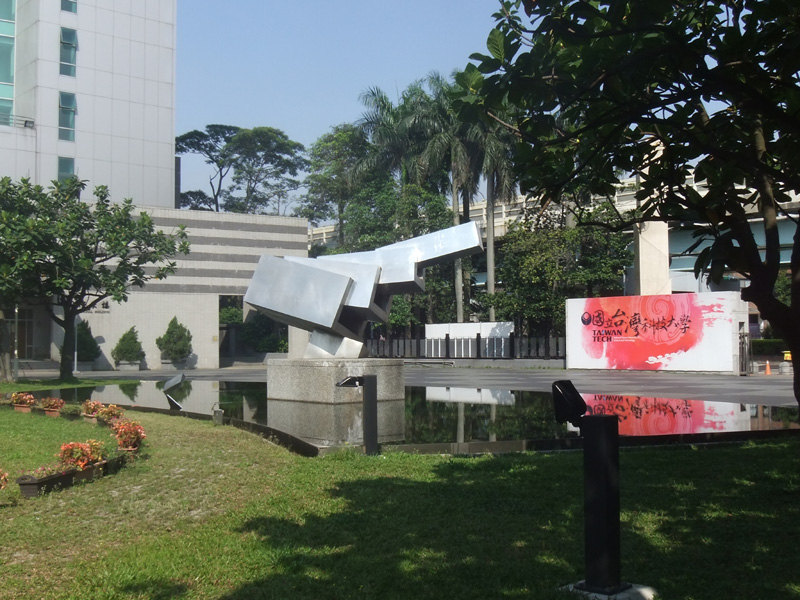
#> input picture 實作練習/opencv-view/data/ntust.jpg, 800 x 600 px
$ python '模糊化與銳利化.py'
#> lines starting #> are read from the running program, lines starting #| are printed output that depends on the picture
import cv2  # 載入opencv模組
import numpy as np  # 載入numpy模組
path = "data/ntust.jpg"

def sharpening(pos): #自定義影像模糊化/銳化函式
    t = cv2.getTrackbarPos('sharpness', 'images')  #讀取滑桿數值 t

    if (t<17): ## 用 ksize x ksize 大小的範圍用高斯模糊模糊原圖
        ksize = 2*(17 - t)+1 #必須是奇數
        dst = cv2.GaussianBlur(img, (ksize, ksize), 0)
        str1 = 'Blurring (' + str(ksize) + 'x' + str(ksize) + ')'

    elif (t>=17): ## 用遮色片銳利化(USM)
        n = t - 17
        dst = cv2.GaussianBlur(img, (7,7), 0)
        dst = cv2.addWeighted(img, 1+n/3.0, dst, -n/3.0, 0)
        str1 = 'Sharping (' + str(round(n/3, 2)) + ')'

    cv2.rectangle(dst, (10, 20), (240, 70), 0, -1) #文字的黑色背景框
    cv2.putText(dst , str1, (20, 50), cv2.FONT_HERSHEY_SIMPLEX,
                0.8, (255 - t*(255/34), 255, t*(255/34)), 2)    #變色文字
    output = np.hstack([img, dst]) #水平排列 img 與 dst
    cv2.imshow('images', output)  #顯示處理後的影像

print('模糊化與銳利化：按 r 鍵重設滑桿數值, 按 esc 離開')
img = cv2.imread(path)
#> img is the input picture: shape (600, 800, 3); mean B, G, R 91.9, 100.2, 95.1
h, w, ch = img.shape
#> h = 600; w = 800; ch = 3
img = cv2.resize(img, (600, int(600*h/w))) #使影像寬度= 600 px
#> img: shape (450, 600, 3)
cv2.namedWindow('images')
cv2.imshow('images', img)
cv2.createTrackbar('sharpness', 'images', 17, 34, sharpening) #建立滑桿
sharpening(0) #初始化
#> in sharpening, `dst = cv2.GaussianBlur(img, (7,7), 0)`:
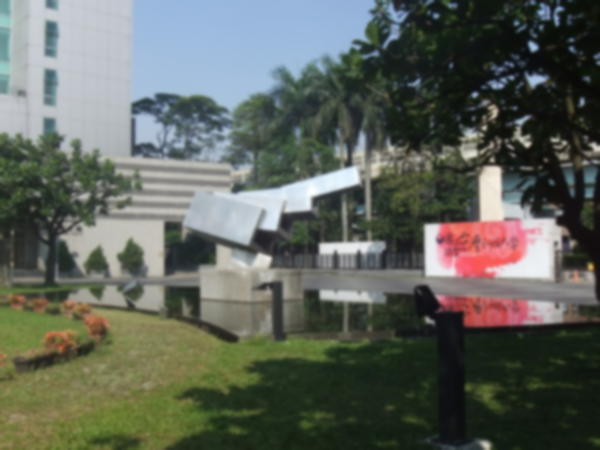
#> dst: shape (450, 600, 3); mean B, G, R 91.8, 100.2, 95
#> in sharpening, `cv2.putText(dst , str1, (20, 50), cv2.FONT_HERSHEY_SIMPLEX, 0.8, (255 ..`:
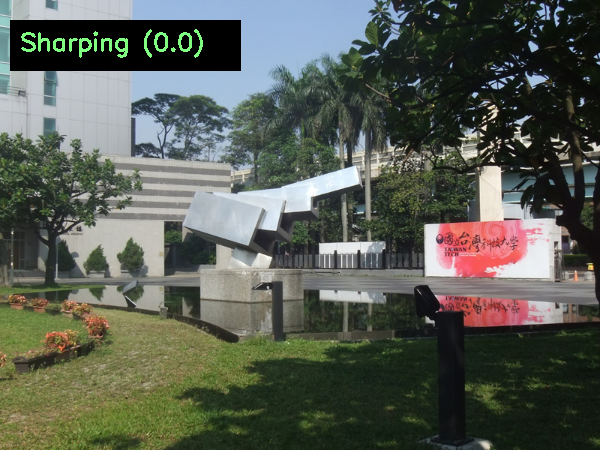
#> dst: shape (450, 600, 3); mean B, G, R 83.3, 93.1, 88.1
#> in sharpening, `output = np.hstack([img, dst])`:
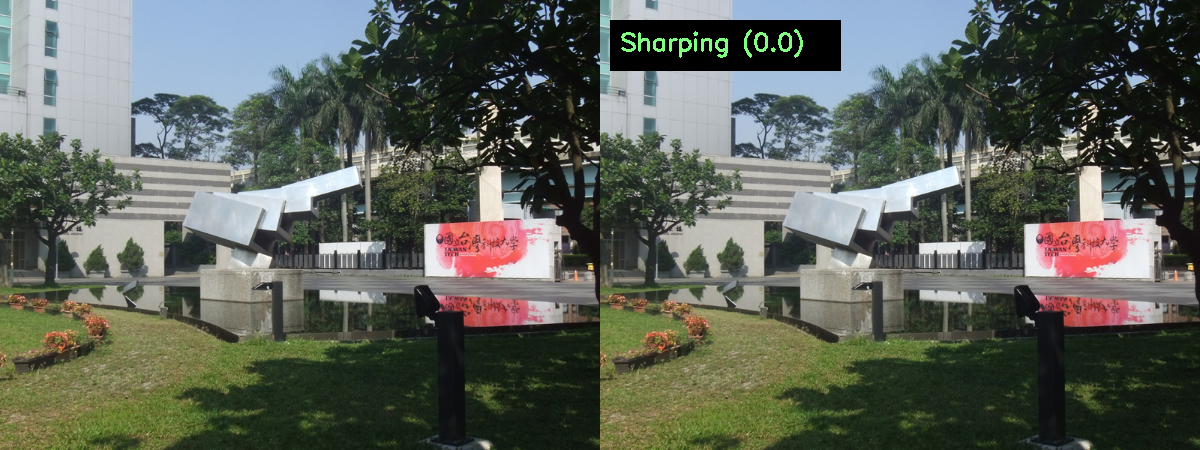
#> output: shape (450, 1200, 3); mean B, G, R 87.6, 96.6, 91.5

while(1):
    k = cv2.waitKey(20) & 0xFF
#> (key Esc is pressed here)
    if k == 27: #如果是 Esc (ASCII 第27號)，脫離迴圈
        break
    elif k==ord('r'): #按 "r" 鍵重設滑桿數值
         cv2.setTrackbarPos('sharpness','images', 17)
         sharpening(0)

# 關閉所有視窗
cv2.destroyAllWindows()

$ run again, with 實作練習/opencv-view/data/1.jpg copied over 實作練習/opencv-view/data/ntust.jpg
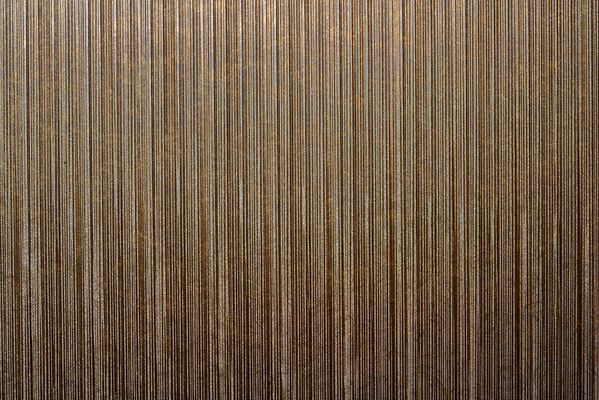
#> input picture 實作練習/opencv-view/data/1.jpg, 599 x 400 px
#> img is the input picture: shape (400, 599, 3); mean B, G, R 72.9, 93.9, 115
#> img: shape (400, 600, 3)
#> in sharpening, `cv2.putText(dst , str1, (20, 50), cv2.FONT_HERSHEY_SIMPLEX, 0.8, (255 ..`:
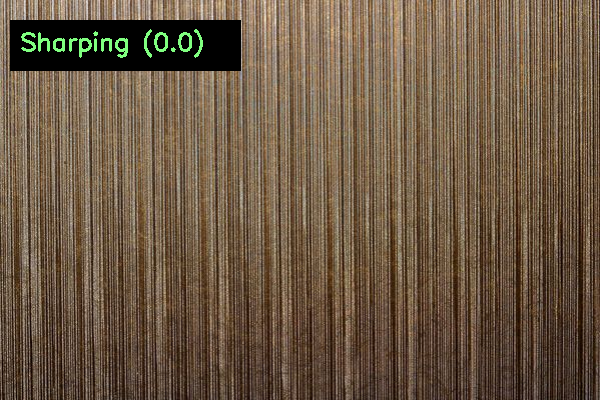
#> dst: shape (400, 600, 3); mean B, G, R 68.6, 89.2, 108.6
#> in sharpening, `output = np.hstack([img, dst])`:
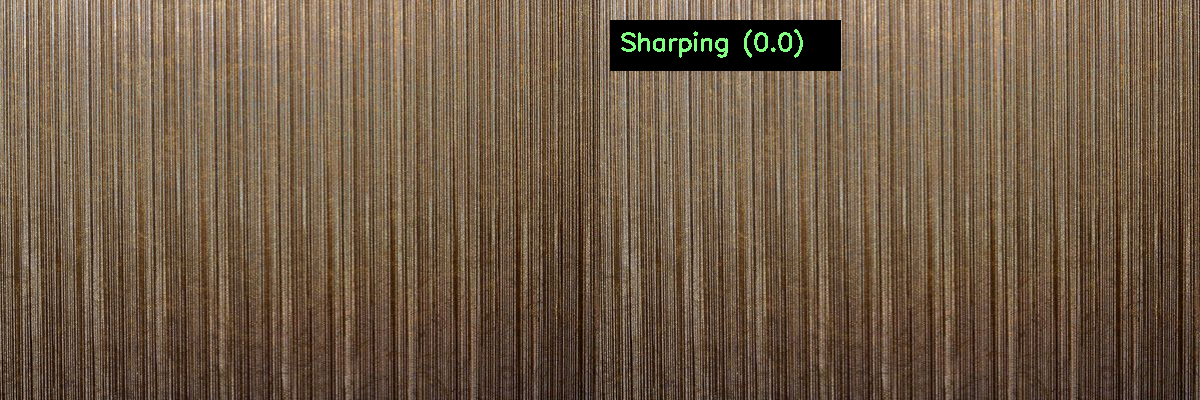
#> output: shape (400, 1200, 3); mean B, G, R 70.7, 91.6, 111.8

$ run again, with 實作練習/opencv-view/data/3.jpg copied over 實作練習/opencv-view/data/ntust.jpg
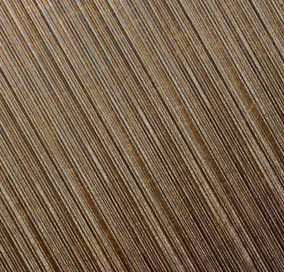
#> input picture 實作練習/opencv-view/data/3.jpg, 284 x 272 px
#> img is the input picture: shape (272, 284, 3); mean B, G, R 74.5, 97.4, 119
#> img: shape (574, 600, 3)
#> in sharpening, `cv2.putText(dst , str1, (20, 50), cv2.FONT_HERSHEY_SIMPLEX, 0.8, (255 ..`:
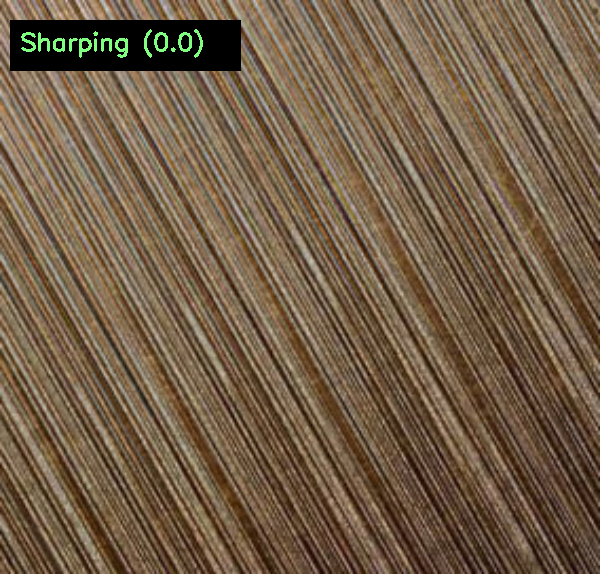
#> dst: shape (574, 600, 3); mean B, G, R 71.6, 94.2, 114.5
#> in sharpening, `output = np.hstack([img, dst])`:
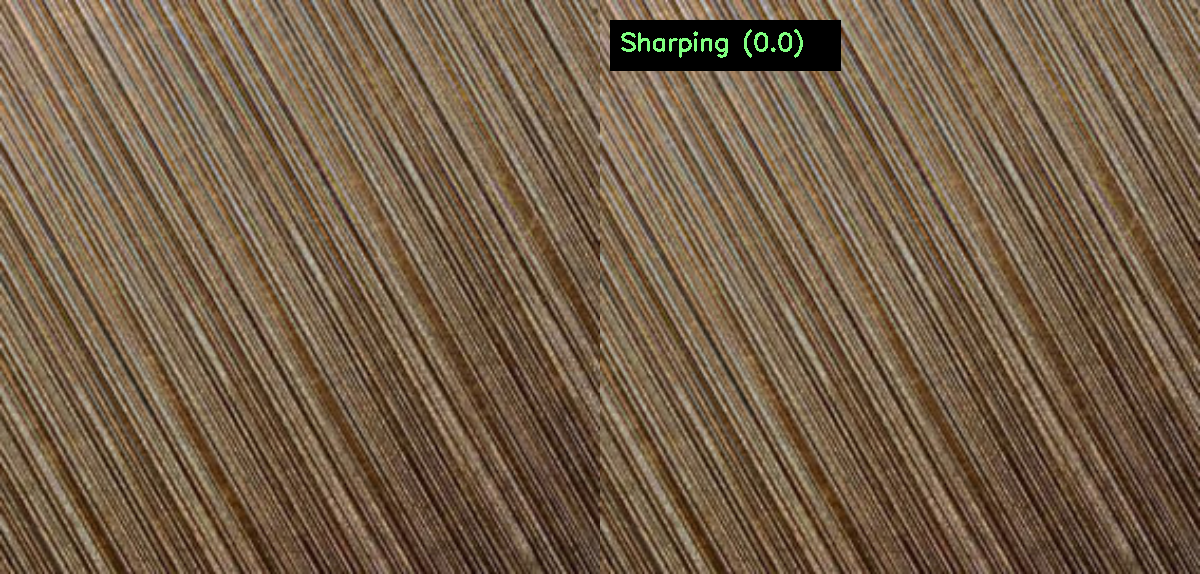
#> output: shape (574, 1200, 3); mean B, G, R 73, 95.8, 116.7
